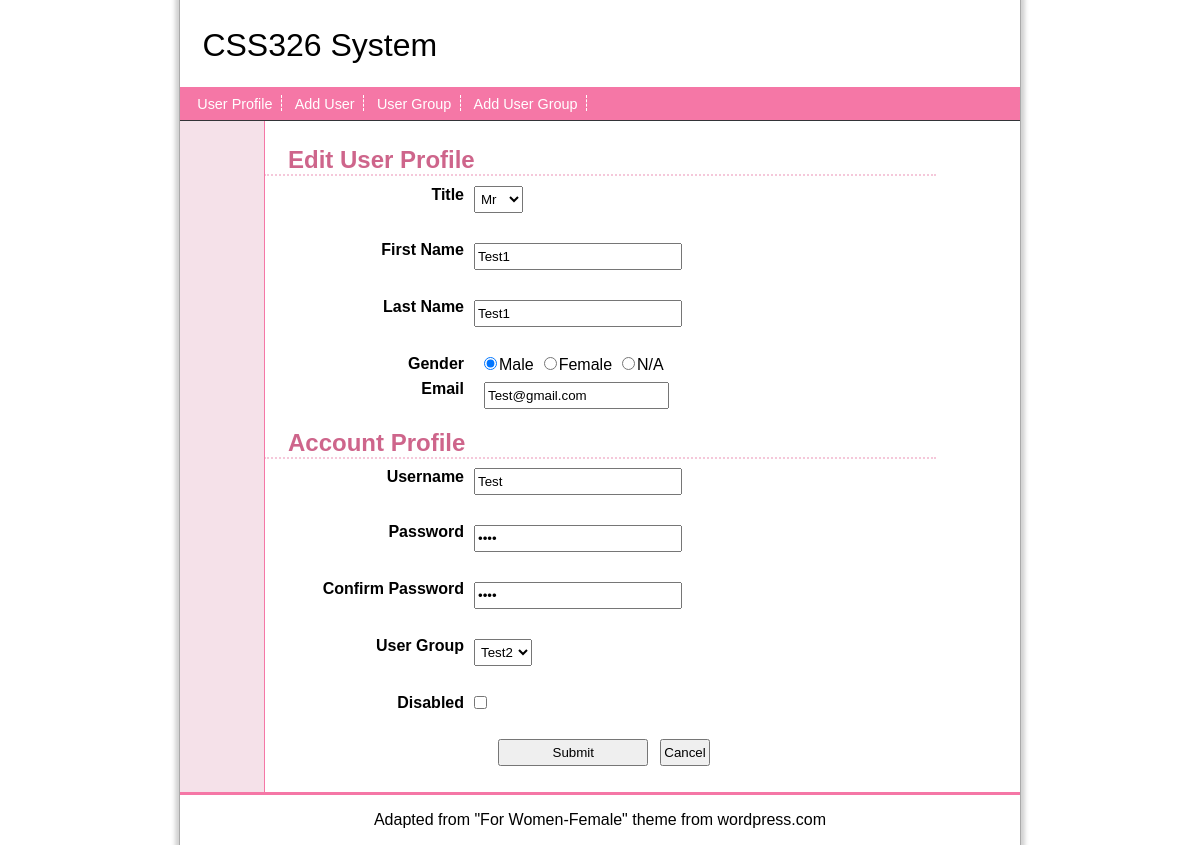
Page /edit_user.php?id=9 on the committed database.
### tables this page shows
CREATE TABLE `USER` (
  `USER_ID` int NOT NULL,
  `USER_TITLE` int DEFAULT NULL,
  `USER_FNAME` varchar(50) DEFAULT NULL,
  `USER_LNAME` varchar(50) DEFAULT NULL,
  `USER_GENDER` int DEFAULT NULL,
  `USER_EMAIL` varchar(50) DEFAULT NULL,
  `USER_NAME` varchar(25) DEFAULT NULL,
  `USER_PASSWD` varchar(25) DEFAULT NULL,
  `USER_GROUPID` int DEFAULT NULL,
  `DISABLE` int DEFAULT NULL
);

CREATE TABLE `GENDER` (
  `GENDER_ID` int NOT NULL,
  `GENDER_NAME` varchar(50) DEFAULT NULL
);

### edit_user.php (the view, shortened to what this page needs)
<?php
require_once 'connect.php';
?>
<!DOCTYPE html>
<html>
<head>
	<link rel="stylesheet" href="default.css">
</head>
<body>
	<div id="wrapper">
		<?php include 'header.php'; ?>
		<div id="div_main">
			<div id="div_left"></div>
			<div id="div_content" class="form">
				<h2>Edit User Profile</h2>
				<?php
				$userid = $_GET['id'];
				$q = "SELECT * FROM USER WHERE USER_ID = $userid";
				$result = $mysqli->query($q);
				if ($result && $row = $result->fetch_array()) {
					echo "<form action='edit_user.php' method='post'>";
					echo "<label>Title</label>";
					echo "<select name='title'>";
					$q1 = "SELECT TITLE_ID, TITLE_NAME FROM TITLE";
					if ($result1 = $mysqli->query($q1)) {
						while ($row1 = $result1->fetch_array()) {
							$selected = $row1['TITLE_ID'] == $row['USER_TITLE'] ? "selected" : "";
							echo "<option value='{$row1['TITLE_ID']}' $selected>{$row1['TITLE_NAME']}</option>";
						}
					} else {
						echo "Query error: {$mysqli->error}";
					}
					echo "</select><br>";
					echo "<label>First Name</label>";
					echo "<input type='text' name='firstname' value='{$row['USER_FNAME']}'><br>";
					echo "<label>Last Name</label>";
					echo "<input type='text' name='lastname' value='{$row['USER_LNAME']}'><br>";
					echo "<label>Gender</label>";
					$q2 = 'select GENDER_ID, GENDER_NAME from GENDER;';
					if ($result2 = $mysqli->query($q2)) {
						while ($row2 = $result2->fetch_array()) {
							echo "<input ";
							if ($row2[0] == $row['USER_GENDER'])
								echo "CHECKED='CHECKED'";
							echo "type='radio' name='gender' value='$row2[0]' >" . $row2[1];
						}
					} else {
						echo "Query error: {$mysqli->error}";
					}
					echo "<br>";
					echo "<label>Email</label>";
					echo "<input type='email' name='email' value='{$row['USER_EMAIL']}'><br>";
					echo "<h2>Account Profile</h2>";
					echo "<label>Username</label>";
					echo "<input type='text' name='username' value='{$row['USER_NAME']}'><br>";
					echo "<label>Password</label>";
					echo "<input type='password' name='passwd' value='{$row['USER_PASSWD']}'><br>";
					echo "<label>Confirm Password</label>";
					echo "<input type='password' name='cpasswd' value='{$row['USER_PASSWD']}'><br>";
					echo "<label>User Group</label>";
					echo "<select name='usergroup'>";
					$q3 = "SELECT USERGROUP_ID, USERGROUP_NAME FROM USER_GROUP";
					if ($result3 = $mysqli->query($q3)) {
						while ($row3 = $result3->fetch_array()) {
							$selected = $row3['USERGROUP_ID'] == $row['USER_GROUPID'] ? "selected" : "";
							echo "<option value='{$row3['USERGROUP_ID']}' $selected>{$row3['USERGROUP_NAME']}</option>";
						}
					} else {
						echo "Query error: {$mysqli->error}";
					}
					echo "</select><br>";
					echo "<label>Disabled</label>";
					$checked = $row['DISABLE'] == 1 ? "checked" : "";
					echo "<input type='checkbox' name='disabled' $checked><br>";
					echo "<div class='center'>";
					echo "<input type='submit' name='sub' value='Submit' style='display: inline-block;'>";
					echo "<input type='reset' value='Cancel' style='display: inline-block;'>";
					echo "</div>";
					echo "</form>";
				} else {
					echo "No user found with the given ID or query error.";
				}
				?>
			</div>
		</div>
		<div id="div_footer"></div>
	</div>
</body>
</html>

### default.css (style rules this page uses)
body { font-family:sans-serif; margin:0px; }
div#div_main { position:relative; }
div#div_left { position:absolute; top:0px; left:0px; bottom:0px; width:10%; background-color:#F5E1E9; border-right: 1px solid #F577A6; }
div#div_content { background-color:white; width:80%; margin-left:10%; padding:1em 0em; min-height: 400px; }
div#div_footer { border-top: 3px solid #F577A6; text-align:center; padding:1em; }
div#div_footer:after { content: 'Adapted from "For Women-Female" theme from wordpress.com'; }
h2 { color: #CE658B; margin-top:0.4em; margin-bottom:0.4em; padding-left: 1em; border-bottom:2px dotted #F5C8DA; }
.form label { display: block; text-align:right; font-weight:bold; width:200px; float:left; margin-right:10px; }
.form input { padding: 4px 2px; margin: 2px 2px 10px 10px; }
.form input[type="text"], .form input[type="password"] { display:block; width:200px; }
.form input[type="submit"] { width:150px; }
.form input[type="checkbox"] { display:block; }
.form select { padding: 4px 2px; display:block; margin: 2px 2px 10px 10px; }
.center { text-align:center; }

### rows in the picture
user: firstname "Test1", lastname "Test1", USER_GENDER "☑", email "Test@gmail.com", username "Test"
gender: GENDER_NAME "Male"
gender: GENDER_NAME "Female"
gender: GENDER_NAME "N/A"

### other values in the picture
form field title "Mr"
form field usergroup "Test2"
